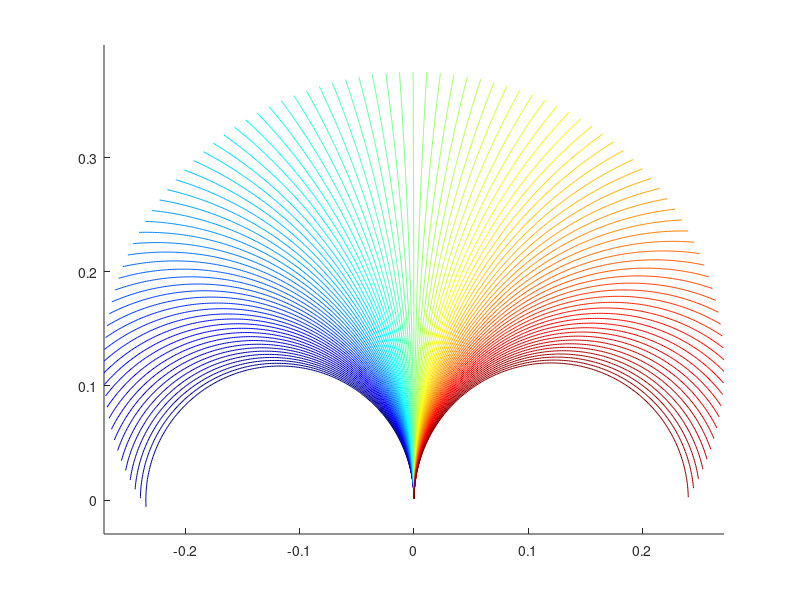

Write MATLAB code to recreate this figure.
%% Possible Path Envelop visualizer
% for a given v, the envelope for the possible future states.
v = 0.15;
t = 0:0.01:2.5;
wMax = 0.3/0.2350; 
wMin = -wMax;

deltaS = v.*t;

index = 0;
x = zeros(100,251);
y = zeros(100,251);

for w = wMin:0.0255:wMax; 
index = index+1;
deltaTh = w.*t;
r = deltaS./deltaTh;
x(index,:) = r.*(1-cos(deltaTh));
y(index,:) = r.*sin(deltaTh);
end

cc = jet(100);
hold on
axis equal
for k = 1:100
    plot(x(k,:),y(k,:),'-','color',cc(k,:))
end


